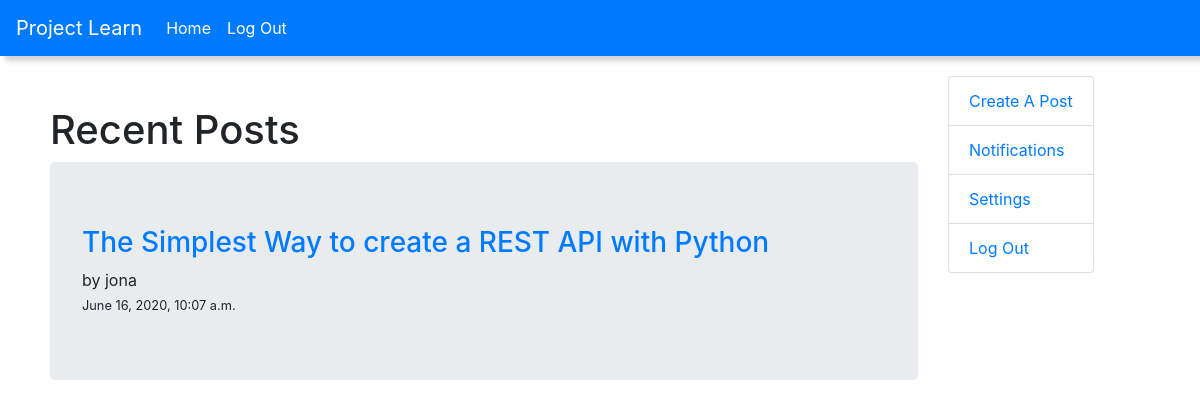
The page / (signed in) on the database as committed earlier.
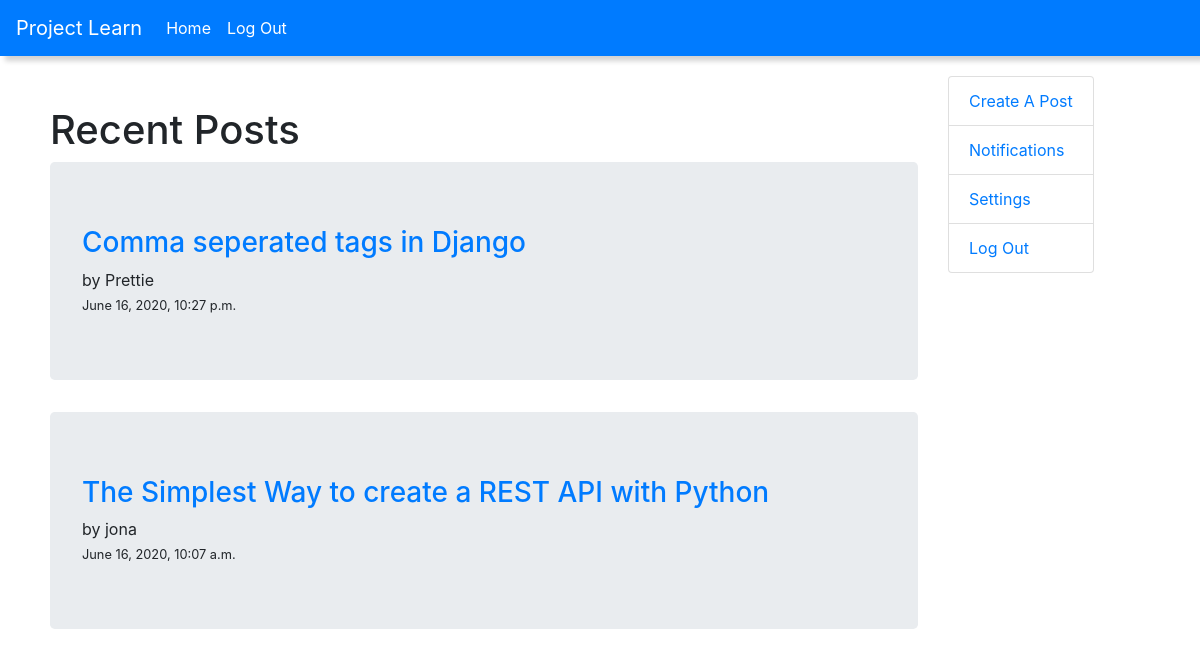
The same page on the database as committed later.
### blog/models.py (models this page shows, shortened)
class Post(models.Model):
    STATUS_CHOICES = (
        ('draft', 'Draft'),
        ('published', 'Published'),
    )
    tags=TaggableManager()
    title = models.CharField(max_length=250)
    slug = models.SlugField(max_length=250, unique_for_date='published')
    author = models.ForeignKey(
        User, on_delete=models.CASCADE, related_name='blog_posts')
    body = models.TextField()
    publish = models.DateTimeField(default=timezone.now)
    created = models.DateTimeField(auto_now_add=True)
    updated = models.DateTimeField(auto_now_add=True)
    status = models.CharField(
        max_length=10, choices=STATUS_CHOICES, default='draft')
    class Meta:
        ordering = ['-publish']

### blog/views.py (the view)
# urls.py: path('', views.index, name='home'),
def index(request):
    posts=Post.objects.all()
    if request.method =="POST":
        form=PostCreationForm(request.POST)
        if form.is_valid():
            form.save(commit=False)
            return redirect('blog:home')
    context={
        'posts':posts
    }
    return render(request, 'blog/index.html',context)

### blog/templates/blog/index.html (shortened to what this page needs)
{% extends 'blog/base.html' %}
{% block body %}
 {% if user.is_authenticated %}
 <div class="home">
    <div class="recent">
      <h1>Recent Posts</h1>
      {% for post in posts %}
        <div class="jumbotron">
          <div class="head-text">
            <a href="/posts/{{post.title}}/"><h3>{{post.title}}</h3></a> by {{post.author}}</div>
          <small class="post-time">{{post.created}}</small>
        </div>
      {% endfor %}
    </div>
  <div class="side-bar">
    <ul class="list-group">
      <li class="list-group-item"><a href="{% url 'blog:add_post' %}">Create A Post</a></li>
      <li class="list-group-item"><a href="">Notifications</a></li>
      <li class="list-group-item"><a href="">Settings</a></li>
      <li class="list-group-item"><a href="">Log Out</a></li>
    </ul>
  </div>
</div>
{% endif %} {% endblock body %}

Rows that differ between the two databases and show on the page:
added Post: title "Comma seperated tags in Django", author "Prettie", created "June 16, 2020, 10:27 p.m."
